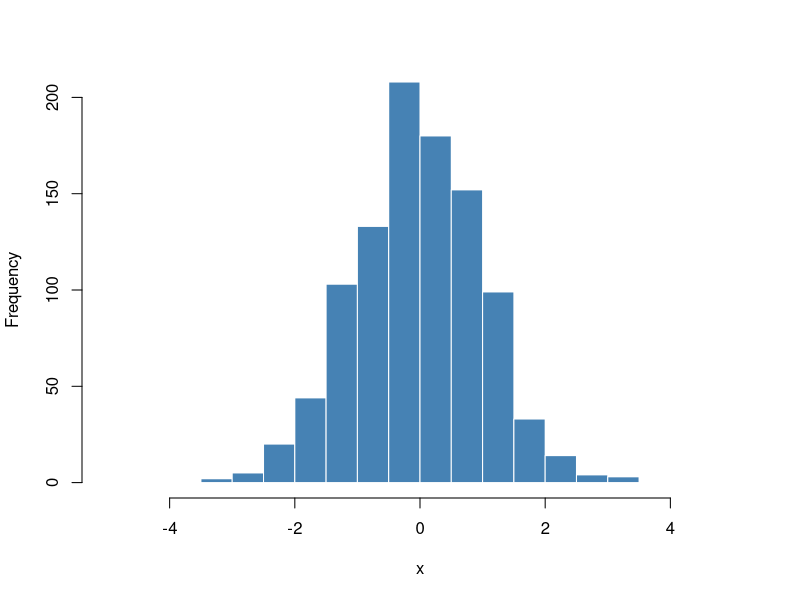
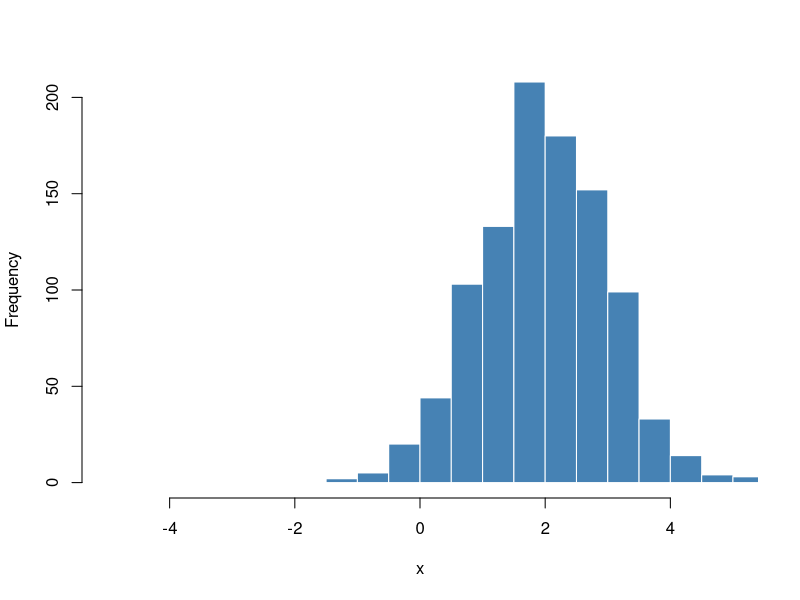
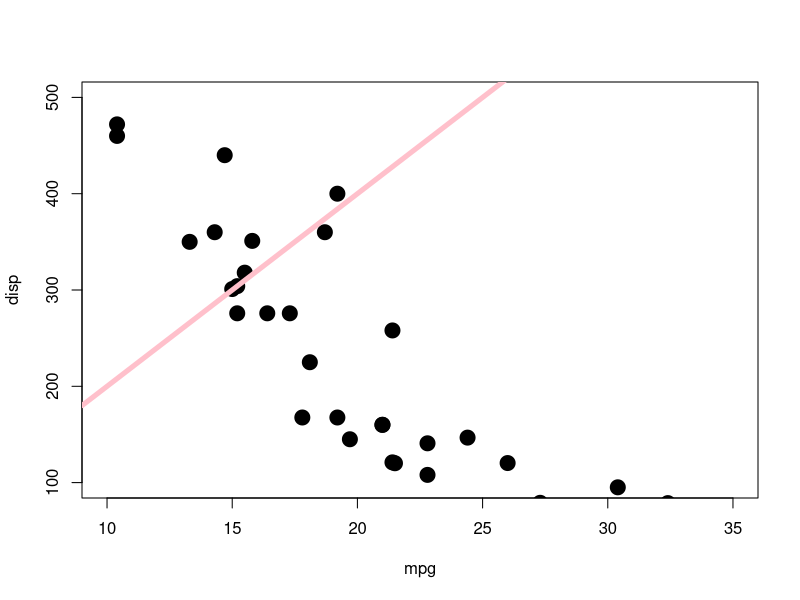
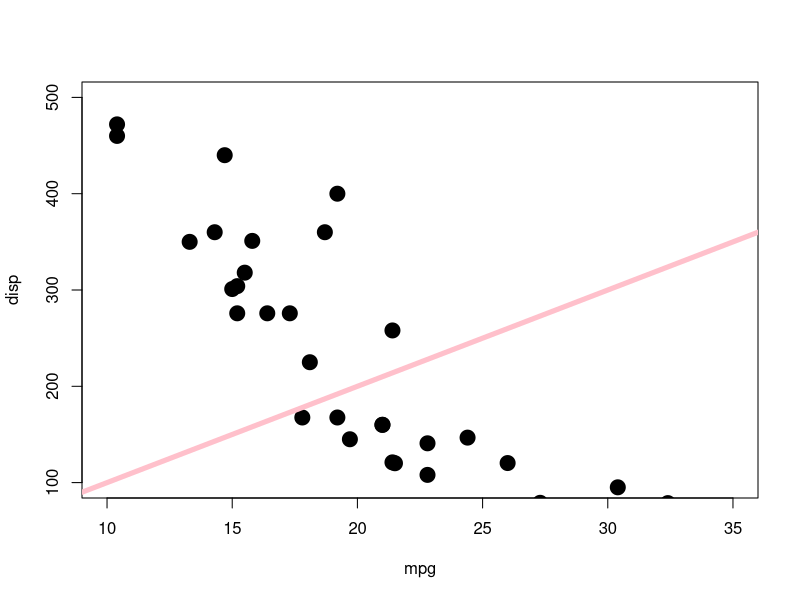

Write the R code that produced these figures, in order.
## ---- chunk 1
#| label: "base-hist-normal"
#| dev: svg
set.seed(42)
hist(
  rnorm(1000, mean = 0, sd = 1),
  breaks = 20,
  col = "steelblue",
  border = "white",
  main = "",
  xlab = "x",
  xlim = c(-5, 5),
  ylim = c(0, 200)
)
## ---- chunk 2
#| label: "base-hist-shifted"
#| dev: svg
set.seed(42)
hist(
  rnorm(1000, mean = 2, sd = 1),
  breaks = 20,
  col = "steelblue",
  border = "white",
  main = "",
  xlab = "x",
  xlim = c(-5, 5),
  ylim = c(0, 200)
)
## ---- chunk 3
#| label: "base-slope-20"
#| dev: svg
plot(
  mtcars$mpg, mtcars$disp,
  pch = 19, cex = 2,
  xlim = c(10, 35), ylim = c(100, 500),
  xlab = "mpg", ylab = "disp"
)
abline(a = 0, b = 20, col = "pink", lwd = 5)
## ---- chunk 4
#| label: "base-slope-10"
#| dev: svg
plot(
  mtcars$mpg, mtcars$disp,
  pch = 19, cex = 2,
  xlim = c(10, 35), ylim = c(100, 500),
  xlab = "mpg", ylab = "disp"
)
abline(a = 0, b = 10, col = "pink", lwd = 5)
